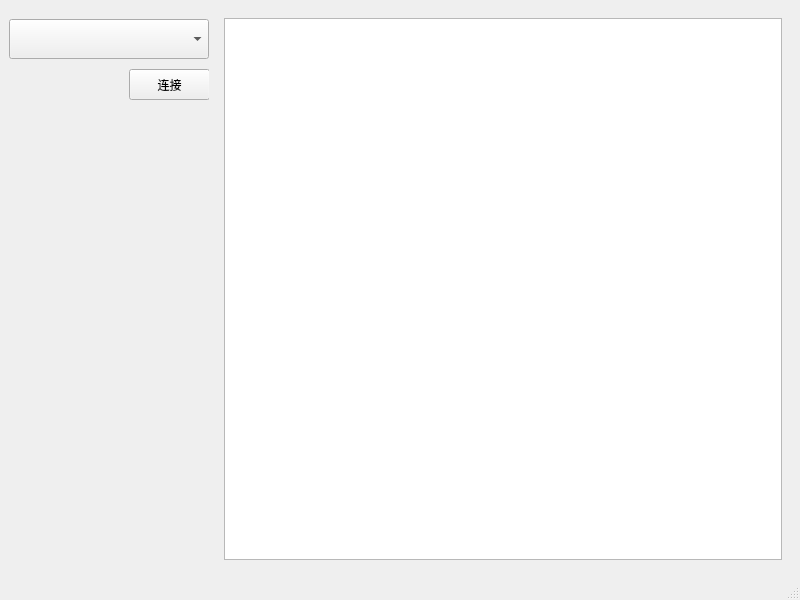
<?xml version="1.0" encoding="UTF-8"?>
<ui version="4.0">
 <class>myMainWindow</class>
 <widget class="QMainWindow" name="myMainWindow">
  <property name="geometry">
   <rect>
    <x>0</x>
    <y>0</y>
    <width>800</width>
    <height>600</height>
   </rect>
  </property>
  <property name="windowTitle">
   <string>myMainWindow</string>
  </property>
  <widget class="QWidget" name="centralwidget">
   <layout class="QGridLayout" name="gridLayout">
    <item row="0" column="0">
     <layout class="QHBoxLayout" name="horizontalLayout">
      <item>
       <widget class="QWidget" name="navigation_widget" native="true">
        <property name="minimumSize">
         <size>
          <width>200</width>
          <height>0</height>
         </size>
        </property>
        <property name="maximumSize">
         <size>
          <width>200</width>
          <height>16777215</height>
         </size>
        </property>
        <widget class="QComboBox" name="eth_comboBox">
         <property name="geometry">
          <rect>
           <x>0</x>
           <y>10</y>
           <width>200</width>
           <height>40</height>
          </rect>
         </property>
         <property name="minimumSize">
          <size>
           <width>200</width>
           <height>40</height>
          </size>
         </property>
         <property name="maximumSize">
          <size>
           <width>200</width>
           <height>40</height>
          </size>
         </property>
        </widget>
        <widget class="QPushButton" name="con_pushButton">
         <property name="geometry">
          <rect>
           <x>120</x>
           <y>60</y>
           <width>81</width>
           <height>31</height>
          </rect>
         </property>
         <property name="text">
          <string>连接</string>
         </property>
        </widget>
       </widget>
      </item>
      <item>
       <widget class="QWidget" name="widget" native="true">
        <layout class="QGridLayout" name="gridLayout_2">
         <item row="0" column="0">
          <widget class="QTextBrowser" name="textBrowser"/>
         </item>
        </layout>
       </widget>
      </item>
     </layout>
    </item>
   </layout>
  </widget>
  <widget class="QMenuBar" name="menubar">
   <property name="geometry">
    <rect>
     <x>0</x>
     <y>0</y>
     <width>800</width>
     <height>26</height>
    </rect>
   </property>
  </widget>
  <widget class="QStatusBar" name="statusbar"/>
 </widget>
 <resources/>
 <connections/>
</ui>
